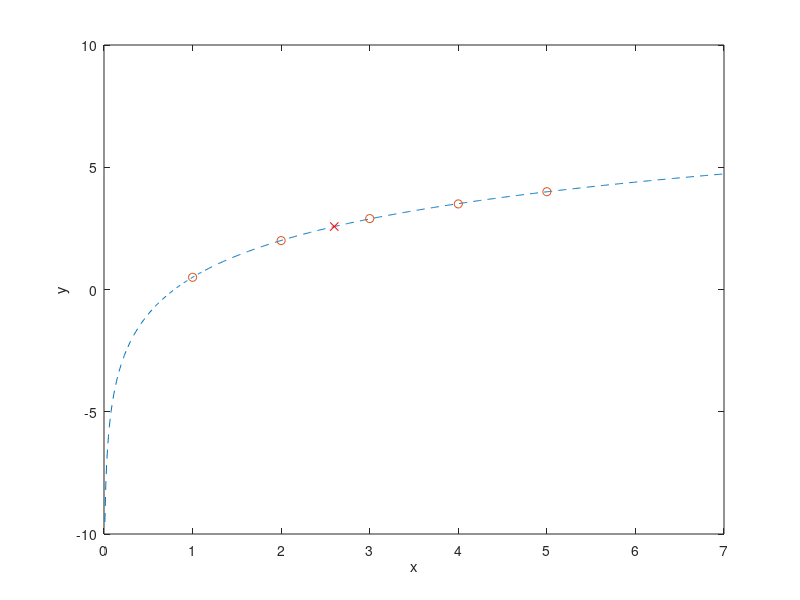

Source code (MATLAB):
close all
clear all
format long

f = @(x,b,a) b+a.*log(x) 
f_inv = @(y,b,a) exp((y-b)./a)

x = [1,2,3,4,5]
y = [0.5,2,2.9,3.5,4]'
A = [ones(size(x))',log(x)'] %*[b;a]
cof = inv(A'*A)*A'*y % b ; a
n = 0:0.01:7;
f_y = f(n,cof(1),cof(2));
plot(n,f_y,'--')
hold on 
plot(x,y','o')
x_p = 2.6;
y_p = f(x_p,cof(1),cof(2))
plot(x_p,y_p,'rx')
xlabel('x')
ylabel('y')
fprintf("a = %f , b = %f\n",cof(2),cof(1))
fprintf("x=2.6 , y_predict = %f\n",y_p)